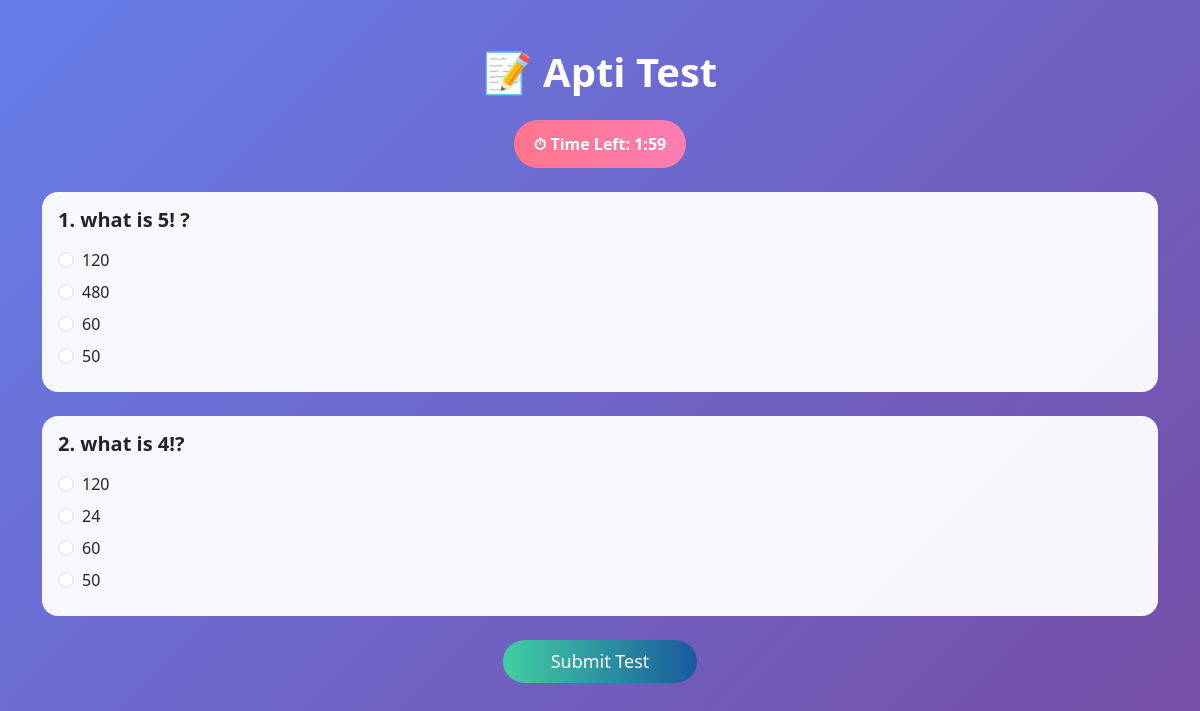
The page / on the database its author committed.
### testapp/models.py (models this page shows, shortened)
class Question(models.Model):
    question_text = models.CharField(max_length=255)

class Option(models.Model):
    question = models.ForeignKey(Question, on_delete=models.CASCADE)
    option_text = models.CharField(max_length=200)
    is_correct = models.BooleanField(default=False)

### testapp/views.py (the view, shortened to what this page needs)
# urls.py: path("", test_view, name="test"),
def test_view(request):
    if request.method == "GET":
        questions = list(Question.objects.all())
        random.shuffle(questions)
        questions = questions[:10]
        request.session["question_ids"] = [q.id for q in questions]
        total_questions = len(questions)
        time_limit = total_questions * 60  # 1 min per question
        return render(request, "testapp/test.html", {
            "questions": questions,
            "time_limit": time_limit
        })

### testapp/templates/testapp/test.html (shortened to what this page needs)
<!DOCTYPE html>
<html lang="en">
<head>
    <link href="https://cdn.jsdelivr.net/npm/bootstrap@5.3.2/dist/css/bootstrap.min.css" rel="stylesheet">
    <link href="https://cdn.jsdelivr.net/npm/bootstrap-icons@1.11.3/font/bootstrap-icons.css" rel="stylesheet">
</head>
<body onload="startTimer()">
<div class="container py-5 test-container">
    <div class="text-center mb-4 text-white">
        <h1 class="fw-bold">📝 Apti Test</h1>
        <div class="timer-box mt-3">
            ⏱ Time Left: <span id="timer"></span>
        </div>
    </div>
    <form method="post" id="testForm">
        {% for q in questions %}
        <div class="card question-card mb-4">
            <div class="card-body">
                <h5 class="fw-bold mb-3">
                    {{ forloop.counter }}. {{ q.question_text }}
                </h5>
                {% for opt in q.option_set.all %}
                <div class="form-check mb-2">
                    <input class="form-check-input" type="radio"
                           name="{{ q.id }}" value="{{ opt.id }}">
                    <label class="form-check-label">
                        {{ opt.option_text }}
                    </label>
                </div>
                {% endfor %}
            </div>
        </div>
        {% endfor %}
        <div class="text-center">
            <button type="submit" class="btn submit-btn px-5 py-2 text-white">
                Submit Test
            </button>
        </div>
    </form>
</div>
</body>
</html>

### testapp/templates/testapp/test.html (style rules this page uses)
body { min-height: 100vh; background: linear-gradient(135deg, #667eea, #764ba2); font-family: 'Segoe UI', sans-serif; }
.test-container { animation: fadeIn 0.8s ease-in-out; }
.question-card { border: none; border-radius: 16px; transition: transform 0.3s ease, box-shadow 0.3s ease; background: rgba(255, 255, 255, 0.95); }
.timer-box { background: linear-gradient(90deg, #ff758c, #ff7eb3); color: white; padding: 12px 20px; border-radius: 50px; font-weight: 600; display: inline-block; animation: pulse 1.5s infinite; }
.submit-btn { background: linear-gradient(90deg, #43cea2, #185a9d); border: none; border-radius: 50px; font-size: 18px; transition: transform 0.3s ease; }

### rows shown on the page
Question: question_text "what is 5! ?"
Option: option_text "120"
Option: option_text "480"
Option: option_text "60"
Option: option_text "50"
Question: question_text "what is 4!?"
Option: option_text "120"
Option: option_text "24"
Option: option_text "60"
Option: option_text "50"
